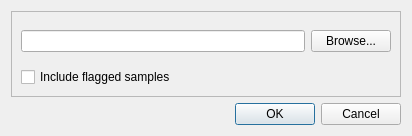
<?xml version="1.0" encoding="UTF-8"?>
<ui version="4.0">
 <class>ExportDialog</class>
 <widget class="QDialog" name="ExportDialog">
  <property name="geometry">
   <rect>
    <x>0</x>
    <y>0</y>
    <width>412</width>
    <height>136</height>
   </rect>
  </property>
  <property name="windowTitle">
   <string>Export .csv</string>
  </property>
  <layout class="QVBoxLayout" name="verticalLayout_2">
   <item>
    <widget class="QFrame" name="frame">
     <property name="frameShape">
      <enum>QFrame::StyledPanel</enum>
     </property>
     <property name="frameShadow">
      <enum>QFrame::Raised</enum>
     </property>
     <layout class="QVBoxLayout" name="verticalLayout">
      <item>
       <widget class="QFrame" name="frame_2">
        <property name="frameShape">
         <enum>QFrame::NoFrame</enum>
        </property>
        <property name="frameShadow">
         <enum>QFrame::Raised</enum>
        </property>
        <layout class="QHBoxLayout" name="horizontalLayout">
         <property name="leftMargin">
          <number>0</number>
         </property>
         <property name="topMargin">
          <number>0</number>
         </property>
         <property name="rightMargin">
          <number>0</number>
         </property>
         <property name="bottomMargin">
          <number>0</number>
         </property>
         <item>
          <widget class="QLineEdit" name="textBrowse"/>
         </item>
         <item>
          <widget class="QPushButton" name="buttonBrowse">
           <property name="text">
            <string>Browse...</string>
           </property>
          </widget>
         </item>
        </layout>
       </widget>
      </item>
      <item>
       <widget class="QCheckBox" name="checkFlagged">
        <property name="text">
         <string>Include flagged samples</string>
        </property>
       </widget>
      </item>
     </layout>
    </widget>
   </item>
   <item>
    <widget class="QDialogButtonBox" name="buttonBox">
     <property name="orientation">
      <enum>Qt::Horizontal</enum>
     </property>
     <property name="standardButtons">
      <set>QDialogButtonBox::Cancel|QDialogButtonBox::Ok</set>
     </property>
    </widget>
   </item>
  </layout>
 </widget>
 <resources/>
 <connections>
  <connection>
   <sender>buttonBox</sender>
   <signal>accepted()</signal>
   <receiver>ExportDialog</receiver>
   <slot>accept()</slot>
   <hints>
    <hint type="sourcelabel">
     <x>248</x>
     <y>254</y>
    </hint>
    <hint type="destinationlabel">
     <x>157</x>
     <y>274</y>
    </hint>
   </hints>
  </connection>
  <connection>
   <sender>buttonBox</sender>
   <signal>rejected()</signal>
   <receiver>ExportDialog</receiver>
   <slot>reject()</slot>
   <hints>
    <hint type="sourcelabel">
     <x>316</x>
     <y>260</y>
    </hint>
    <hint type="destinationlabel">
     <x>286</x>
     <y>274</y>
    </hint>
   </hints>
  </connection>
 </connections>
</ui>
